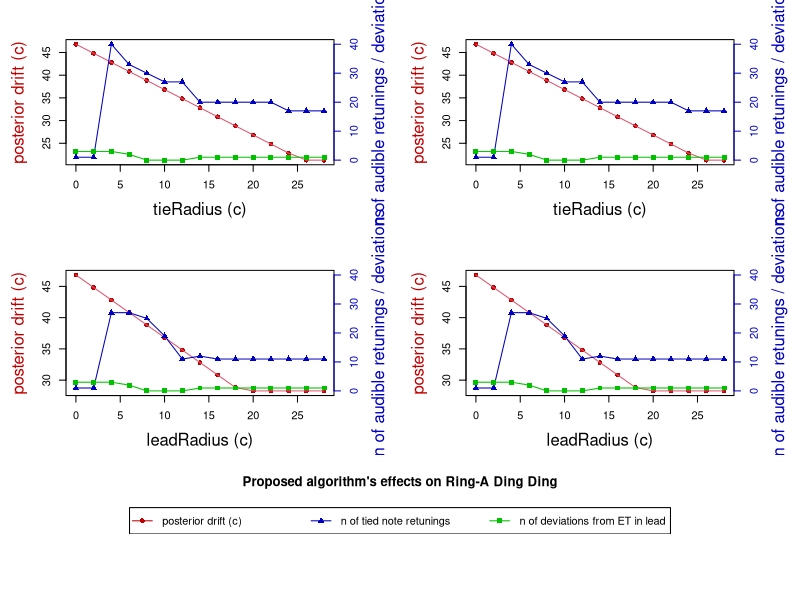

The R source for this figure:
setwd("D:/Lokaal/Documenten/!GitHub/AdaptiveBarbershop/Paper/Results")
# Load data from C# export
dat = read.csv("params_results.csv", sep=';', dec=',')

# Convert to cents
dat$tieRadius = dat$tieRadius * 100
dat$leadRadius = dat$leadRadius * 100
dat$posterior_drift = dat$posterior_drift * 100
dat$max_retuning = dat$max_retuning * 100
dat$max_deviation = dat$max_deviation * 100

datTies = head(dat, 30)
datLead = tail(dat, 30)

datTiesT = subset(datTies, datTies$prio == "t")
datTiesL = subset(datTies, datTies$prio == "l")
datLeadT = subset(datLead, datLead$prio == "t")
datLeadL = subset(datLead, datLead$prio == "l")
frames = list(datTiesT, datTiesL, datLeadT, datLeadL)
radStrings = list("tieRadius", "tieRadius", "leadRadius", "leadRadius")

pch_drift = 16
pch_ret = 17
pch_dev = 15
pchs = c(pch_drift,pch_ret,pch_dev)

col_drift = "#C00000"
col_ret = "#0000C0"
col_dev = "#00C000"
cols = c(col_drift, col_ret, col_dev)

#legend("topright",
#       legend=c("posterior drift (c)", "n of tied note retunings", "n of deviations from ET in lead"),
#       text.col=cols, pch = pchs, col=cols)

par(mar = c(5, 5, 3, 5))
m <- matrix(c(1,2,3,4,5,5), nrow=3, ncol = 2, byrow = TRUE)
layout(mat = m, heights=c(3, 3, 1.8))

### TOP LEFT ###

plot(datTiesT$tieRadius, datTiesT$posterior_drift, pch = pch_drift, col = col_drift,
     # xlim=c(0,0.3), ylim=c(0.2,0.5),
     xlab="", ylab="")
lines(datTiesT$tieRadius, datTiesT$posterior_drift, col=2)

par(new = TRUE)

plot(datTiesT$tieRadius, datTiesT$n_retunings, pch = pch_ret, col = col_ret, 
     axes = FALSE, xlab ="", ylab="", ylim=c(0,40))
lines(datTiesT$tieRadius, datTiesT$n_retunings, col = col_ret)

par(new = TRUE)
plot(datTiesT$tieRadius, datTiesT$n_deviations, pch = pch_dev, col = col_dev, 
     axes = FALSE, xlab ="", ylab="", ylim=c(0,40))
lines(datTiesT$tieRadius, datTiesT$n_deviations, col = col_dev)
axis(side=4, at = pretty(range(datTiesT$n_retunings)), col=col_ret, col.axis=col_ret)
mtext("posterior drift (c)", col = col_drift, side = 2, line = 3)
mtext("n of audible retunings / deviations", side = 4, line = 3, col=col_ret)
mtext("tieRadius (c)", side = 1, line = 3)

### TOP RIGHT ###

plot(datTiesL$tieRadius, datTiesL$posterior_drift, pch = pch_drift, col = col_drift,
     # xlim=c(0,0.3), ylim=c(0.2,0.5),
     xlab="", ylab="")
lines(datTiesL$tieRadius, datTiesL$posterior_drift, col=2)

par(new = TRUE)

plot(datTiesL$tieRadius, datTiesL$n_retunings, pch = pch_ret, col = col_ret, 
     axes = FALSE, xlab ="", ylab="", ylim=c(0,40))
lines(datTiesL$tieRadius, datTiesL$n_retunings, col = col_ret)

par(new = TRUE)
plot(datTiesL$tieRadius, datTiesL$n_deviations, pch = pch_dev, col = col_dev, 
     axes = FALSE, xlab ="", ylab="", ylim=c(0,40))
lines(datTiesL$tieRadius, datTiesL$n_deviations, col = col_dev)
axis(side=4, at = pretty(range(datTiesT$n_retunings)), col=col_ret, col.axis=col_ret)
mtext("posterior drift (c)", col = col_drift, side = 2, line = 3)
mtext("n of audible retunings / deviations", side = 4, line = 3, col=col_ret)
mtext("tieRadius (c)", side = 1, line = 3)


### BOTTOM LEFT ###

plot(datLeadT$leadRadius, datLeadT$posterior_drift, pch = pch_drift, col = col_drift,
     # xlim=c(0,0.3), ylim=c(0.2,0.5),
     xlab="", ylab="")
lines(datLeadT$leadRadius, datLeadT$posterior_drift, col=2)

par(new = TRUE)

plot(datLeadT$leadRadius, datLeadT$n_retunings, pch = pch_ret, col = col_ret, 
     axes = FALSE, xlab ="", ylab="", ylim=c(0,40))
lines(datLeadT$leadRadius, datLeadT$n_retunings, col = col_ret)

par(new = TRUE)
plot(datLeadT$leadRadius, datLeadT$n_deviations, pch = pch_dev, col = col_dev, 
     axes = FALSE, xlab ="", ylab="", ylim=c(0,40))
lines(datLeadT$leadRadius, datLeadT$n_deviations, col = col_dev)
axis(side=4, at = pretty(range(datTiesT$n_retunings)), col=col_ret, col.axis=col_ret)
mtext("posterior drift (c)", col = col_drift, side = 2, line = 3)
mtext("n of audible retunings / deviations", side = 4, line = 3, col=col_ret)
mtext("leadRadius (c)", side = 1, line = 3)


### BOTTOM RIGHT ###

plot(datLeadL$leadRadius, datLeadL$posterior_drift, pch = pch_drift, col = col_drift,
     # xlim=c(0,0.3), ylim=c(0.2,0.5),
     xlab="", ylab="")
lines(datLeadL$leadRadius, datLeadL$posterior_drift, col=2)

par(new = TRUE)

plot(datLeadL$leadRadius, datLeadL$n_retunings, pch = pch_ret, col = col_ret, 
     axes = FALSE, xlab ="", ylab="", ylim=c(0,40))
lines(datLeadL$leadRadius, datLeadL$n_retunings, col = col_ret)

par(new = TRUE)
plot(datLeadL$leadRadius, datLeadL$n_deviations, pch = pch_dev, col = col_dev, 
     axes = FALSE, xlab ="", ylab="", ylim=c(0,40))
lines(datLeadL$leadRadius, datLeadL$n_deviations, col = col_dev)
axis(side=4, at = pretty(range(datTiesT$n_retunings)), col=col_ret, col.axis=col_ret)
mtext("posterior drift (c)", col = col_drift, side = 2, line = 3)
mtext("n of audible retunings / deviations", side = 4, line = 3, col=col_ret)
mtext("leadRadius (c)", side = 1, line = 3)


### LEGEND ###
plot(1, type = "n", axes=FALSE, xlab="", ylab="")

legend("bottom",legend = c("posterior drift (c)", "n of tied note retunings", "n of deviations from ET in lead"), 
       col = cols, pch = pchs, horiz = TRUE, lwd=1)

title(main="Proposed algorithm's effects on Ring-A Ding Ding")
